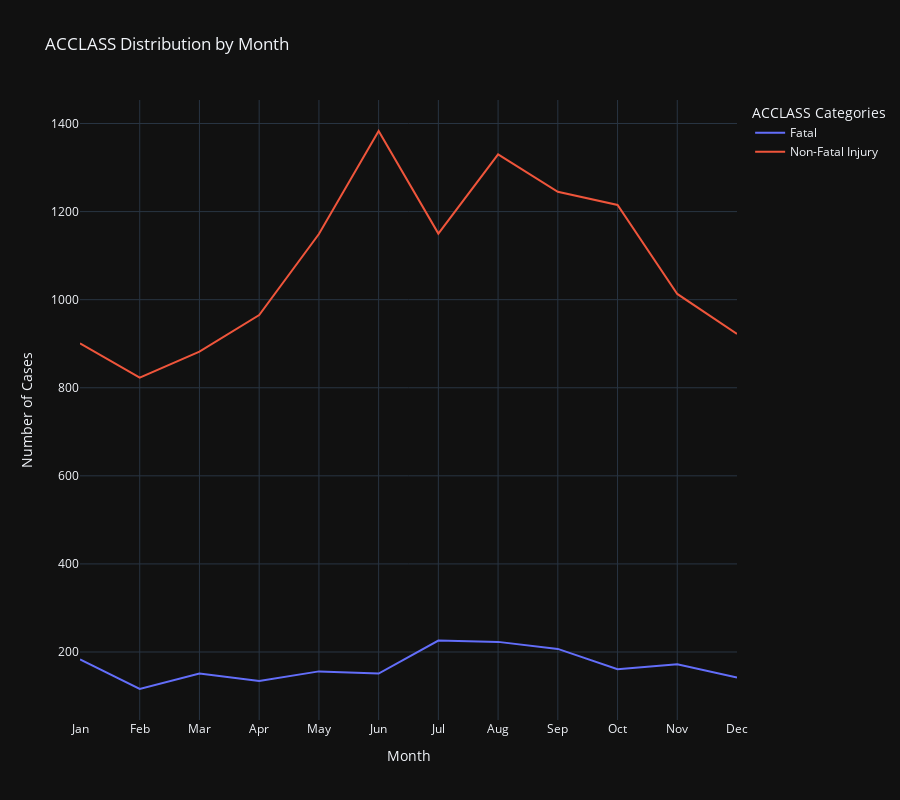

Source (notebook cell):
### Markdown cell above
**Accident distribution each month.**

### Code cell
# Group by month and ACCLASS
# then count occurences
mcd = df.groupby(['MONTH', 'ACCLASS']).size().reset_index(name='counts')

# pivot for easy plot
pivot_df = mcd.pivot(index='MONTH', columns='ACCLASS', values='counts').fillna(0)

# define line plot
fig = px.line(pivot_df, x=pivot_df.index, y=pivot_df.columns, title='ACCLASS Distribution by Month',
              labels={'value':'Number of Cases', 'variable':'ACCLASS', 'MONTH':'Month'},
              template='plotly_dark')

# add month name for x tick 
fig.update_xaxes(tickvals=list(range(1, 13)), ticktext=month_names)
fig.update_layout(xaxis_title='Month', yaxis_title='Number of Cases', 
                  legend_title="ACCLASS Categories",
                  height = 800)

fig.show()

### Figure 1 — Plotly figure (JSON) as saved in the notebook; plotly's stock layout.template omitted (floating-point values rounded to 4 significant figures)
{"data": [{"hovertemplate": "ACCLASS=Fatal<br>Month=%{x}<br>Number of Cases=%{y}<extra></extra>", "legendgroup": "Fatal", "line": {"color": "#636efa", "dash": "solid"}, "marker": {"symbol": "circle"}, "mode": "lines", "name": "Fatal", "orientation": "v", "showlegend": true, "type": "scatter", "x": [1, 2, 3, 4, 5, 6, 7, 8, 9, 10, 11, 12], "xaxis": "x", "y": [183, 116, 151, 134, 156, 151, 226, 223, 207, 161, 172, 142], "yaxis": "y"}, {"hovertemplate": "ACCLASS=Non-Fatal Injury<br>Month=%{x}<br>Number of Cases=%{y}<extra></extra>", "legendgroup": "Non-Fatal Injury", "line": {"color": "#EF553B", "dash": "solid"}, "marker": {"symbol": "circle"}, "mode": "lines", "name": "Non-Fatal Injury", "orientation": "v", "showlegend": true, "type": "scatter", "x": [1, 2, 3, 4, 5, 6, 7, 8, 9, 10, 11, 12], "xaxis": "x", "y": [901, 823, 882, 965, 1149, 1383, 1150, 1330, 1245, 1215, 1013, 922], "yaxis": "y"}], "layout": {"height": 800, "legend": {"title": {"text": "ACCLASS Categories"}, "tracegroupgap": 0}, "title": {"text": "ACCLASS Distribution by Month"}, "xaxis": {"anchor": "y", "domain": [0, 1], "ticktext": ["Jan", "Feb", "Mar", "Apr", "May", "Jun", "Jul", "Aug", "Sep", "Oct", "Nov", "Dec"], "tickvals": [1, 2, 3, 4, 5, 6, 7, 8, 9, 10, 11, 12], "title": {"text": "Month"}}, "yaxis": {"anchor": "x", "domain": [0, 1], "title": {"text": "Number of Cases"}}}}
